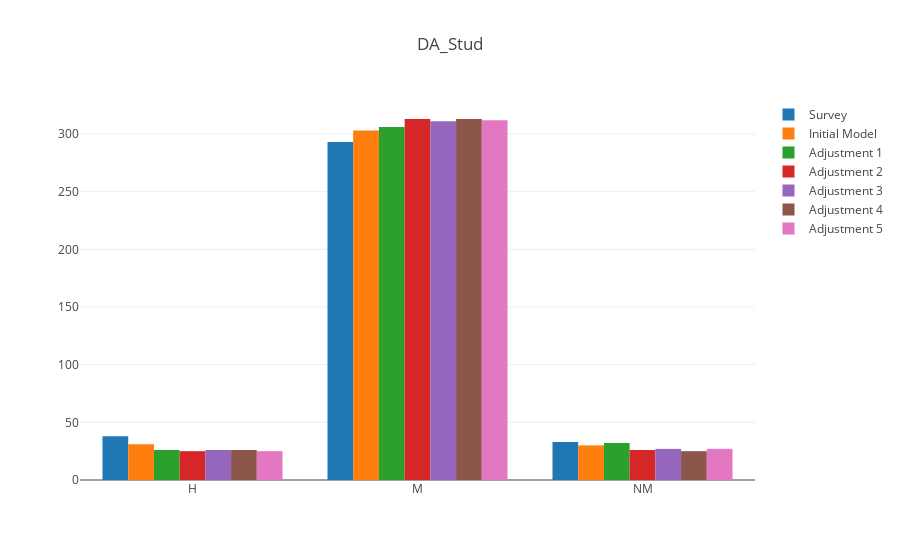
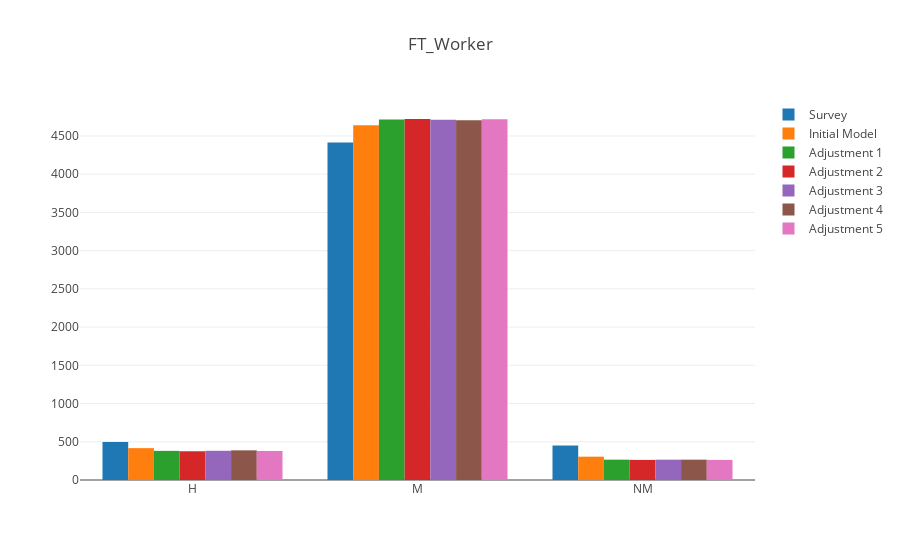
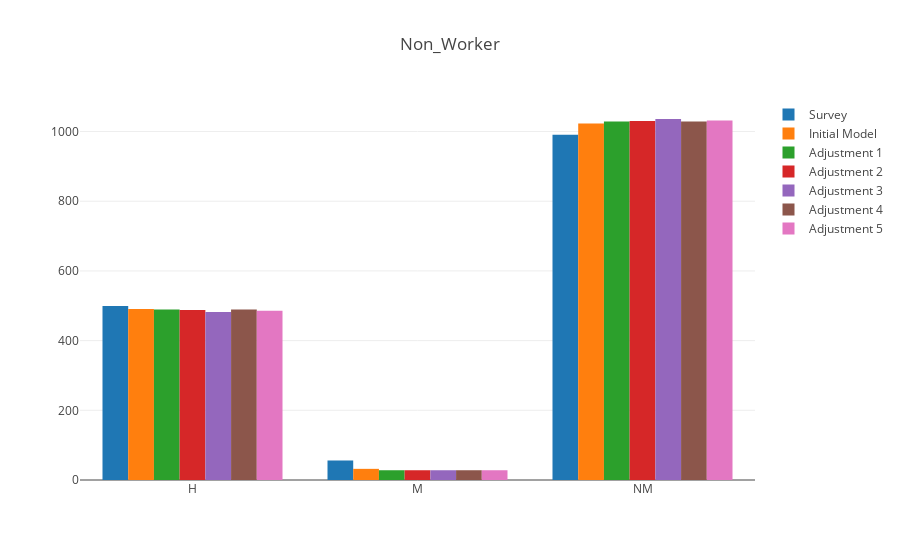
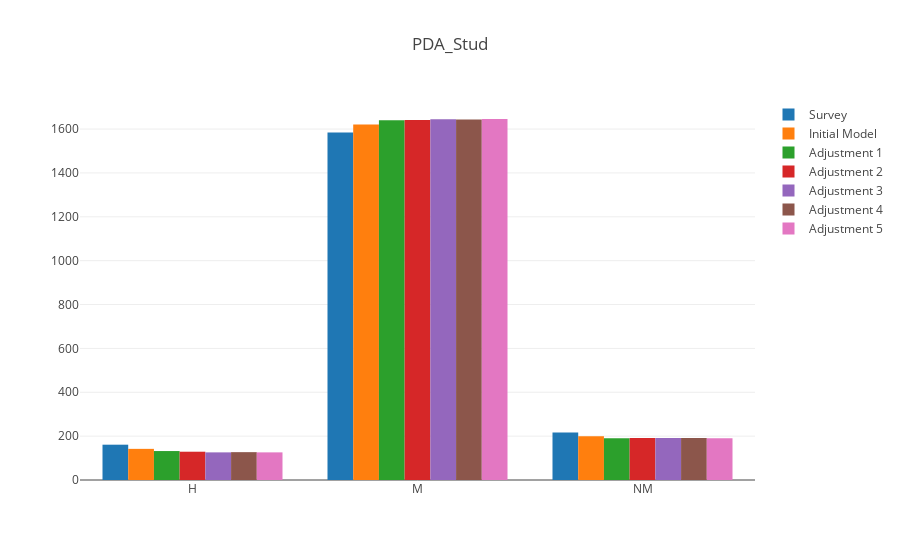

These figures' notebook cell, in order:
### Code cell
init_notebook_mode(connected=True)
for pertype in survey_count.PERTYPE.unique():
    predictions_raw = prediction_adj_count_raw[prediction_adj_count_raw['PERTYPE'] == pertype]
    predictions = prediction_adj_count[prediction_adj_count['PERTYPE'] == pertype]
    predictions_2 = prediction_adj_count_2[prediction_adj_count_2['PERTYPE'] == pertype]
    predictions_3 = prediction_adj_count_3[prediction_adj_count_3['PERTYPE'] == pertype]
    predictions_4 = prediction_adj_count_4[prediction_adj_count_4['PERTYPE'] == pertype]
    predictions_5 = prediction_adj_count_5[prediction_adj_count_5['PERTYPE'] == pertype]
    survey = survey_count[survey_count['PERTYPE'] == pertype]
    trace1 = go.Bar(
        x=survey['IDAP'],
        y=survey['COUNT'],
        name='Survey'
    ) 
    trace2 = go.Bar(
        x=predictions_raw['PREDICTION'],
        y=predictions_raw['COUNT'],
        name='Initial Model'
    )
    trace3 = go.Bar(
        x=predictions['PREDICTION_ADJ_1'],
        y=predictions['COUNT'],
        name='Adjustment 1'
    )
    trace4 = go.Bar(
        x=predictions_2['PREDICTION_ADJ_2'],
        y=predictions_2['COUNT'],
        name='Adjustment 2'
    )
    trace5 = go.Bar(
        x=predictions_3['PREDICTION_ADJ_3'],
        y=predictions_3['COUNT'],
        name='Adjustment 3'
    )
    trace6 = go.Bar(
        x=predictions_4['PREDICTION_ADJ_4'],
        y=predictions_4['COUNT'],
        name='Adjustment 4'
    )
    trace7 = go.Bar(
        x=predictions_5['PREDICTION_ADJ_5'],
        y=predictions_5['COUNT'],
        name='Adjustment 5'
    )
    data = [trace1, trace2, trace3, trace4, trace5, trace6, trace7]
    layout = go.Layout(
        barmode='group',
        title=pertype
    )

    fig = go.Figure(data=data, layout=layout)
    iplot(fig)

### Figure 1 — Plotly figure (JSON) as saved in the notebook; plotly's stock layout.template omitted (floating-point values rounded to 4 significant figures)
{"data": [{"name": "Survey", "type": "bar", "x": ["H", "M", "NM"], "y": [38, 293, 33]}, {"name": "Initial Model", "type": "bar", "x": ["H", "M", "NM"], "y": [31, 303, 30]}, {"name": "Adjustment 1", "type": "bar", "x": ["H", "M", "NM"], "y": [26, 306, 32]}, {"name": "Adjustment 2", "type": "bar", "x": ["H", "M", "NM"], "y": [25, 313, 26]}, {"name": "Adjustment 3", "type": "bar", "x": ["H", "M", "NM"], "y": [26, 311, 27]}, {"name": "Adjustment 4", "type": "bar", "x": ["H", "M", "NM"], "y": [26, 313, 25]}, {"name": "Adjustment 5", "type": "bar", "x": ["H", "M", "NM"], "y": [25, 312, 27]}], "layout": {"barmode": "group", "title": "DA_Stud"}}

### Figure 2 — Plotly figure (JSON) as saved in the notebook; plotly's stock layout.template omitted (floating-point values rounded to 4 significant figures)
{"data": [{"name": "Survey", "type": "bar", "x": ["H", "M", "NM"], "y": [497, 4413, 451]}, {"name": "Initial Model", "type": "bar", "x": ["H", "M", "NM"], "y": [417, 4639, 305]}, {"name": "Adjustment 1", "type": "bar", "x": ["H", "M", "NM"], "y": [381, 4714, 266]}, {"name": "Adjustment 2", "type": "bar", "x": ["H", "M", "NM"], "y": [376, 4722, 263]}, {"name": "Adjustment 3", "type": "bar", "x": ["H", "M", "NM"], "y": [382, 4713, 266]}, {"name": "Adjustment 4", "type": "bar", "x": ["H", "M", "NM"], "y": [388, 4707, 266]}, {"name": "Adjustment 5", "type": "bar", "x": ["H", "M", "NM"], "y": [380, 4718, 263]}], "layout": {"barmode": "group", "title": "FT_Worker"}}

### Figure 3 — Plotly figure (JSON) as saved in the notebook; plotly's stock layout.template omitted (floating-point values rounded to 4 significant figures)
{"data": [{"name": "Survey", "type": "bar", "x": ["H", "M", "NM"], "y": [499, 56, 991]}, {"name": "Initial Model", "type": "bar", "x": ["H", "M", "NM"], "y": [491, 32, 1023]}, {"name": "Adjustment 1", "type": "bar", "x": ["H", "M", "NM"], "y": [489, 28, 1029]}, {"name": "Adjustment 2", "type": "bar", "x": ["H", "M", "NM"], "y": [488, 28, 1030]}, {"name": "Adjustment 3", "type": "bar", "x": ["H", "M", "NM"], "y": [482, 28, 1036]}, {"name": "Adjustment 4", "type": "bar", "x": ["H", "M", "NM"], "y": [489, 28, 1029]}, {"name": "Adjustment 5", "type": "bar", "x": ["H", "M", "NM"], "y": [486, 28, 1032]}], "layout": {"barmode": "group", "title": "Non_Worker"}}

### Figure 4 — Plotly figure (JSON) as saved in the notebook; plotly's stock layout.template omitted (floating-point values rounded to 4 significant figures)
{"data": [{"name": "Survey", "type": "bar", "x": ["H", "M", "NM"], "y": [161, 1584, 217]}, {"name": "Initial Model", "type": "bar", "x": ["H", "M", "NM"], "y": [142, 1621, 199]}, {"name": "Adjustment 1", "type": "bar", "x": ["H", "M", "NM"], "y": [132, 1640, 190]}, {"name": "Adjustment 2", "type": "bar", "x": ["H", "M", "NM"], "y": [129, 1641, 192]}, {"name": "Adjustment 3", "type": "bar", "x": ["H", "M", "NM"], "y": [126, 1645, 191]}, {"name": "Adjustment 4", "type": "bar", "x": ["H", "M", "NM"], "y": [127, 1644, 191]}, {"name": "Adjustment 5", "type": "bar", "x": ["H", "M", "NM"], "y": [126, 1646, 190]}], "layout": {"barmode": "group", "title": "PDA_Stud"}}
